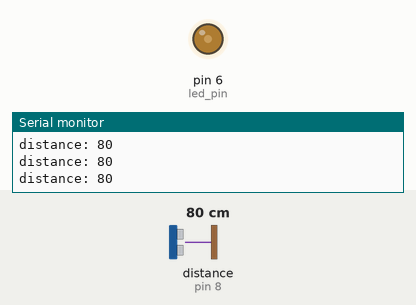
A sketch run on a simulated Arduino Uno, built with avr-gcc and run on an emulated ATmega328P. Parts: output pins drawn as LEDs (lit = HIGH), the last lines printed to the serial monitor. Wiring (inferred from the names in the program): ultrasonic range finder: trigger pin 7; echo pin 8. Inputs (shaded band) come from the test bench; at power-on: distance to the obstacle (sensor on pin 8) 80 cm. The echo pulse lasts 58.3 µs per cm; pins used as bus, display or sensor lines are not drawn.

Above: at 1.2 s.
1.3 s: distance to the obstacle (sensor on pin 8) set to 2 cm
At 2.5 s:
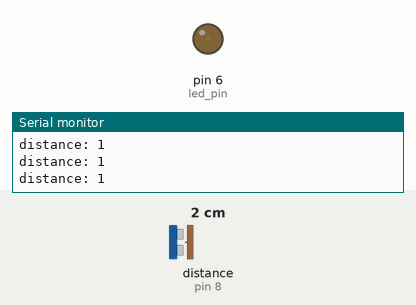
2.8 s: distance to the obstacle (sensor on pin 8) set to 250 cm
At 4.0 s:
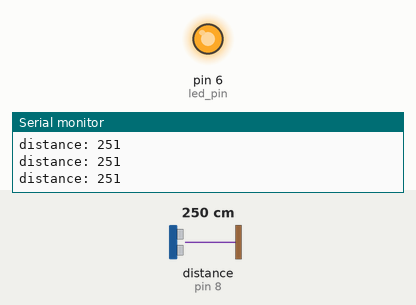
4.3 s: distance to the obstacle (sensor on pin 8) set to 4 cm
At 4.9 s:
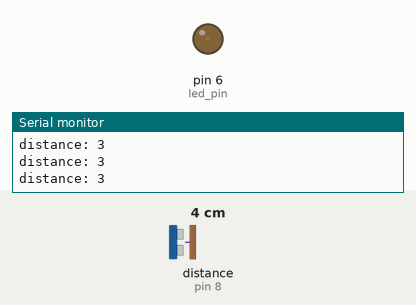
Timing chart, 0 to 7.3 s (numbered marks = the images above; inputs shaded):
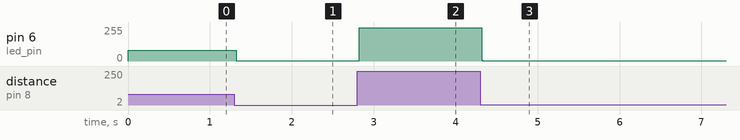

The sketch:

03_ultrasonic_HC_SR04.ino
```cpp
int trigger_pin = 7;
int echo_pin = 8;
int duration;
int distance;
int led_pin = 6; // using conversion
int dist_to_brightness;

void setup()
{
  Serial.begin(9600);
  pinMode(led_pin, OUTPUT);
}

long microsecondsToCentimeters(long microseconds) {
   return microseconds / 29 / 2;
}

void loop()
{
    pinMode(trigger_pin, OUTPUT);
    digitalWrite(trigger_pin, LOW);
    delayMicroseconds(2);
    digitalWrite(trigger_pin, HIGH);
    delayMicroseconds(10);
    digitalWrite(trigger_pin, LOW);
    pinMode(echo_pin, INPUT);

  	duration = pulseIn(echo_pin, HIGH);
  	distance = microsecondsToCentimeters(duration);
  	Serial.print("distance: ");
  	Serial.println(distance);

  	dist_to_brightness = constrain(distance, 0, 255);
  	analogWrite(led_pin, dist_to_brightness);

}
```

Measured:
- after the input at 1.3 s, pin 6 (led_pin): 80/255 → 1/255 at once
- after the input at 2.8 s, pin 6 (led_pin): 1/255 → 251/255 at once
- after the input at 4.3 s, pin 6 (led_pin): 251/255 → 3/255 at once
